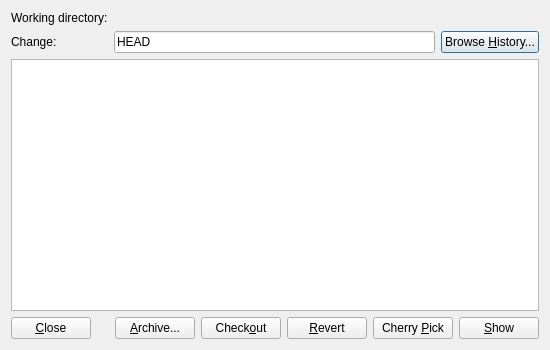
<?xml version="1.0" encoding="UTF-8"?>
<ui version="4.0">
 <class>Git::Internal::ChangeSelectionDialog</class>
 <widget class="QDialog" name="Git::Internal::ChangeSelectionDialog">
  <property name="geometry">
   <rect>
    <x>0</x>
    <y>0</y>
    <width>550</width>
    <height>350</height>
   </rect>
  </property>
  <property name="windowTitle">
   <string>Select a Git Commit</string>
  </property>
  <layout class="QGridLayout" name="gridLayout">
   <property name="sizeConstraint">
    <enum>QLayout::SetDefaultConstraint</enum>
   </property>
   <item row="0" column="0">
    <widget class="QLabel" name="workingDirectoryLabel">
     <property name="text">
      <string>Working directory:</string>
     </property>
    </widget>
   </item>
   <item row="0" column="1" colspan="2">
    <widget class="Utils::PathChooser" name="workingDirectoryChooser" native="true"/>
   </item>
   <item row="1" column="0">
    <widget class="QLabel" name="changeLabel">
     <property name="text">
      <string>Change:</string>
     </property>
    </widget>
   </item>
   <item row="1" column="1">
    <widget class="Utils::CompletingLineEdit" name="changeNumberEdit">
     <property name="text">
      <string>HEAD</string>
     </property>
    </widget>
   </item>
   <item row="1" column="2">
    <widget class="QPushButton" name="selectFromHistoryButton">
     <property name="text">
      <string>Browse &amp;History...</string>
     </property>
    </widget>
   </item>
   <item row="2" column="0" colspan="3">
    <widget class="QPlainTextEdit" name="detailsText">
     <property name="undoRedoEnabled">
      <bool>false</bool>
     </property>
     <property name="lineWrapMode">
      <enum>QPlainTextEdit::NoWrap</enum>
     </property>
     <property name="readOnly">
      <bool>true</bool>
     </property>
    </widget>
   </item>
   <item row="3" column="0" colspan="3">
    <layout class="QHBoxLayout" name="horizontalLayout">
     <item>
      <widget class="QPushButton" name="closeButton">
       <property name="text">
        <string>&amp;Close</string>
       </property>
      </widget>
     </item>
     <item>
      <spacer name="horizontalSpacer">
       <property name="orientation">
        <enum>Qt::Horizontal</enum>
       </property>
       <property name="sizeHint" stdset="0">
        <size>
         <width>40</width>
         <height>20</height>
        </size>
       </property>
      </spacer>
     </item>
     <item>
      <widget class="QPushButton" name="archiveButton">
       <property name="text">
        <string>&amp;Archive...</string>
       </property>
      </widget>
     </item>
     <item>
      <widget class="QPushButton" name="checkoutButton">
       <property name="text">
        <string>Check&amp;out</string>
       </property>
      </widget>
     </item>
     <item>
      <widget class="QPushButton" name="revertButton">
       <property name="text">
        <string>&amp;Revert</string>
       </property>
      </widget>
     </item>
     <item>
      <widget class="QPushButton" name="cherryPickButton">
       <property name="text">
        <string>Cherry &amp;Pick</string>
       </property>
      </widget>
     </item>
     <item>
      <widget class="QPushButton" name="showButton">
       <property name="text">
        <string>&amp;Show</string>
       </property>
      </widget>
     </item>
    </layout>
   </item>
  </layout>
 </widget>
 <customwidgets>
  <customwidget>
   <class>Utils::CompletingLineEdit</class>
   <extends>QLineEdit</extends>
   <header location="global">utils/completinglineedit.h</header>
  </customwidget>
  <customwidget>
   <class>Utils::PathChooser</class>
   <extends>QWidget</extends>
   <header location="global">utils/pathchooser.h</header>
   <container>1</container>
  </customwidget>
 </customwidgets>
 <resources/>
 <connections>
  <connection>
   <sender>closeButton</sender>
   <signal>clicked()</signal>
   <receiver>Git::Internal::ChangeSelectionDialog</receiver>
   <slot>reject()</slot>
   <hints>
    <hint type="sourcelabel">
     <x>52</x>
     <y>324</y>
    </hint>
    <hint type="destinationlabel">
     <x>112</x>
     <y>312</y>
    </hint>
   </hints>
  </connection>
 </connections>
</ui>
